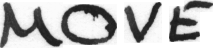
#> input picture iam-handwriting-word-database/iam_words/words/a01/a01-000u/a01-000u-00-01.png, 213 x 48 px, found by its file name; its folder holds 3 pictures in this run
$ jupyter execute --allow-errors iamdene4.ipynb
#> lines starting #> are read from the running program, lines starting #| are printed output that depends on the picture; after the words box and inside, x2 and y2 are one past the last pixel; in counts of white or black regions, pixels touching at a corner belong together
[cell 1]
from tensorflow.keras.layers import StringLookup
from tensorflow import keras

import matplotlib.pyplot as plt
import tensorflow as tf
import numpy as np
import os

np.random.seed(42)
tf.random.set_seed(42)
#> (this line was passed over: tensorflow is not available in this run)

[cell 2]
base_path = "iam-handwriting-word-database"
words_list = []

#> (the rest of this cell did not finish here and is left out)

[cell 3]
split_idx = int(0.7 * len(words_list))
train_samples = words_list[:split_idx]
test_samples = words_list[split_idx:]

val_split_idx = int(0.5 * len(test_samples))
validation_samples = test_samples[:val_split_idx]
test_samples = test_samples[val_split_idx:]

assert len(words_list) == len(train_samples) + len(validation_samples) + len(
    test_samples
)

print(f"Total training samples: {len(train_samples)}")
print(f"Total validation samples: {len(validation_samples)}")
print(f"Total test samples: {len(test_samples)}")
print(f"Total: {len(train_samples) + len(validation_samples) + len(test_samples)}")

[cell 4]
base_image_path = os.path.join(base_path, "iam_words/words")


def get_image_paths_and_labels(samples):
    paths = []
    corrected_samples = []
    for (i, file_line) in enumerate(samples):
        line_split = file_line.strip()
        line_split = line_split.split(" ")

        # Each line split will have this format for the corresponding image:
        # part1/part1-part2/part1-part2-part3.png
        image_name = line_split[0]
        partI = image_name.split("-")[0]
        partII = image_name.split("-")[1]
        img_path = os.path.join(
            base_image_path, partI, partI + "-" + partII, image_name + ".png"
        )
        if os.path.getsize(img_path):
            paths.append(img_path)
            corrected_samples.append(file_line.split("\n")[0])

    return paths, corrected_samples


train_img_paths, train_labels = get_image_paths_and_labels(train_samples)
validation_img_paths, validation_labels = get_image_paths_and_labels(validation_samples)
test_img_paths, test_labels = get_image_paths_and_labels(test_samples)

[cell 5]
# Find maximum length and the size of the vocabulary in the training data.
train_labels_cleaned = []
characters = set()
max_len = 0

for label in train_labels:
    label = label.split(" ")[-1].strip()
    for char in label:
        characters.add(char)

    max_len = max(max_len, len(label))
    train_labels_cleaned.append(label)

characters = sorted(list(characters))

print("Maximum length: ", max_len)
print("Vocab size: ", len(characters))

# Check some label samples.
train_labels_cleaned[:10]

[cell 6]
def clean_labels(labels):
    cleaned_labels = []
    for label in labels:
        label = label.split(" ")[-1].strip()
        cleaned_labels.append(label)
    return cleaned_labels


validation_labels_cleaned = clean_labels(validation_labels)
test_labels_cleaned = clean_labels(test_labels)

[cell 7]
AUTOTUNE = tf.data.AUTOTUNE

# Mapping characters to integers.
#> (the rest of this cell did not finish here and is left out)

[cell 8]
# [35 lines left out: function distortion_free_resize, not called in this run]

[cell 9]
batch_size = 64
padding_token = 99
image_width = 128
image_height = 32


# [20 lines left out: functions preprocess_image, vectorize_label, process_images_labels, not called in this run]


def prepare_dataset(image_paths, labels):
    dataset = tf.data.Dataset.from_tensor_slices((image_paths, labels)).map(
        process_images_labels, num_parallel_calls=AUTOTUNE
    )
    return dataset.batch(batch_size).cache().prefetch(AUTOTUNE)

#> (a cell that did not finish here is left out)

[cell 11]
import cv2
import imutils

[cell 12]
# [12 lines left out: function sort_contours, not called in this run]

[cell 13]
# [91 lines left out: functions get_letters, get_letter_bounding_boxes, get_letter_bounding_boxes_tf, not called in this run]

import cv2
import numpy as np

# [28 lines left out: function get_letter_bounding_boxes_np2, not called in this run]

import cv2
import numpy as np

# [203 lines left out: functions get_letter_bounding_boxes_np, get_letter_bounding_boxes_np3, get_letter_bounding_boxes_number2, get_letter_bounding_boxes_number3, get_letter_bounding_boxes_number4, get_letter_bounding_boxes_number5, not called in this run]

import numpy as np

# [51 lines left out: function get_letter_bounding_boxes_number, not called in this run]


def draw_bounding_boxes(img_path, num_boxes, box_height2):
    # Read the image
#> called with num_boxes = 4, box_height2 = 32
    image = cv2.imread(img_path)
#> image is the input picture: shape (48, 213, 3); min 27, max 255, mean 187.6

    bounding_boxes = []
    start_x = 0  # Starting x coordinate for the first box
    start_y = 10  # Starting y coordinate for the boxes

    total_width = image.shape[1]  # Get the width of the image
#> total_width = 213
    box_width = total_width // num_boxes  # Calculate the width of each box
#> box_width = 53

    box_height = image.shape[1]
#> box_height = 213


    for i in range(num_boxes):
        # Generate a random color
        color = tuple(np.random.randint(0, 256, 3).tolist())

        # Draw bounding box with fixed height and width on the original image
        cv2.rectangle(image, (start_x + i * box_width, start_y), (start_x + (i + 1) * box_width, start_y + box_height), color, 2)

        bounding_boxes.append((start_x + i * box_width, start_y, box_width, box_height))
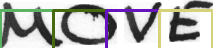
#> image: shape (48, 213, 3); 10.83% of pixels changed, all inside (x1, y1, x2, y2) = (0, 9, 213, 48)
#> after the loop, bounding_boxes = [(0, 10, 53, 213), (53, 10, 53, 213), (106, 10, 53, 213), (159, 10, 53, 213)]

    # Return the bounding boxes and the image
    return bounding_boxes, image

# [19 lines left out: function draw_bounding_boxes_on_np, not called in this run]

[cell 14]
def get_word(letter):
    word = "".join(letter)
    return word

[cell 15]
#letter,image = get_letter_bounding_boxes("handwriting-recognition/train_v2/train/TRAIN_00003.jpg")
letter,image = draw_bounding_boxes("iam-handwriting-word-database/iam_words/words/a01/a01-000u/a01-000u-00-01.png", 4, 32)
#> letter has the same summary as bounding_boxes in draw_bounding_boxes

#word = get_word(letter)
#print(word)
plt.imshow(image)
